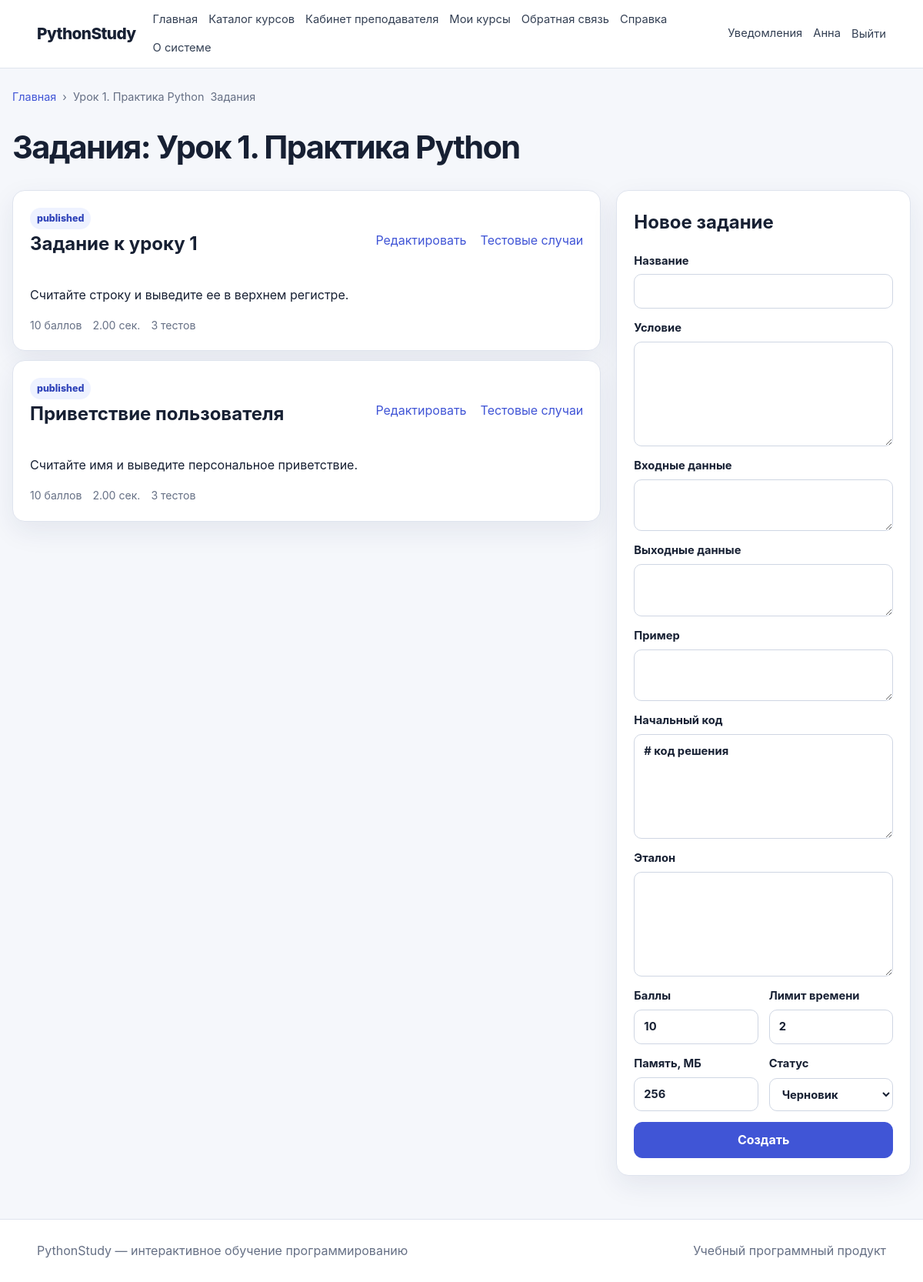
The page /teacher/lessons/1/tasks (signed in) on the database its author committed.
### app/models/user.py (models this page shows, shortened)
class User(UserMixin, TimestampMixin, db.Model):
    __tablename__ = "users"
    id = db.Column(db.BigInteger().with_variant(db.Integer, "sqlite"), primary_key=True)
    role_id = db.Column(db.BigInteger().with_variant(db.Integer, "sqlite"), db.ForeignKey("roles.id"), nullable=False)
    username = db.Column(db.String(80), unique=True, index=True)
    email = db.Column(db.String(255), unique=True, nullable=False, index=True)
    password_hash = db.Column(db.String(255), nullable=False)
    last_name = db.Column(db.String(100), nullable=False)
    first_name = db.Column(db.String(100), nullable=False)
    middle_name = db.Column(db.String(100))
    avatar_path = db.Column(db.String(500))
    status = db.Column(db.String(30), default="active", nullable=False, index=True)
    is_email_verified = db.Column(db.Boolean, default=False, nullable=False)
    last_login_at = db.Column(db.DateTime(timezone=True))
    role = db.relationship("Role", back_populates="users")
    taught_courses = db.relationship("Course", back_populates="teacher", foreign_keys="Course.teacher_id")
    enrollments = db.relationship("CourseEnrollment", back_populates="user", cascade="all, delete-orphan")
    lesson_progress = db.relationship("LessonProgress", back_populates="user", cascade="all, delete-orphan")
    submissions = db.relationship("Submission", back_populates="user", cascade="all, delete-orphan", foreign_keys="Submission.user_id")
    quiz_attempts = db.relationship("QuizAttempt", back_populates="user", cascade="all, delete-orphan")
    notifications = db.relationship("Notification", back_populates="user", cascade="all, delete-orphan")
    @property
    def is_active_account(self):
        return self.status == "active"
    @property
    def is_active(self):
        return self.is_active_account
    def has_role(self, *codes):
        return bool(self.role and self.role.code in codes)

### app/models/lesson.py (models this page shows)
class Lesson(TimestampMixin, db.Model):
    __tablename__ = "lessons"
    __table_args__ = (db.UniqueConstraint("module_id", "order_index", name="uq_lesson_order"),)
    id = db.Column(db.BigInteger().with_variant(db.Integer, "sqlite"), primary_key=True)
    module_id = db.Column(db.BigInteger().with_variant(db.Integer, "sqlite"), db.ForeignKey("course_modules.id"), nullable=False)
    title = db.Column(db.String(255), nullable=False)
    slug = db.Column(db.String(255), nullable=False)
    summary = db.Column(db.String(500))
    content = db.Column(db.Text, nullable=False)
    lesson_type = db.Column(db.String(30), default="theory", nullable=False)
    order_index = db.Column(db.Integer, nullable=False)
    estimated_minutes = db.Column(db.Integer, default=15, nullable=False)
    is_required = db.Column(db.Boolean, default=True, nullable=False)
    is_published = db.Column(db.Boolean, default=False, nullable=False)
    module = db.relationship("CourseModule", back_populates="lessons")
    materials = db.relationship("LessonMaterial", back_populates="lesson", cascade="all, delete-orphan", order_by="LessonMaterial.order_index")
    progress_records = db.relationship("LessonProgress", back_populates="lesson", cascade="all, delete-orphan")
    tasks = db.relationship("ProgrammingTask", back_populates="lesson", cascade="all, delete-orphan", order_by="ProgrammingTask.order_index")
    quizzes = db.relationship("Quiz", back_populates="lesson")

### app/models/task.py (models this page shows)
class ProgrammingTask(TimestampMixin, db.Model):
    __tablename__ = "programming_tasks"
    id = db.Column(db.BigInteger().with_variant(db.Integer, "sqlite"), primary_key=True)
    lesson_id = db.Column(db.BigInteger().with_variant(db.Integer, "sqlite"), db.ForeignKey("lessons.id"), nullable=False)
    created_by = db.Column(db.BigInteger().with_variant(db.Integer, "sqlite"), db.ForeignKey("users.id"), nullable=False)
    title = db.Column(db.String(255), nullable=False)
    slug = db.Column(db.String(255), nullable=False)
    description = db.Column(db.Text, nullable=False)
    input_description = db.Column(db.Text)
    output_description = db.Column(db.Text)
    examples = db.Column(db.Text)
    starter_code = db.Column(db.Text)
    reference_solution = db.Column(db.Text)
    difficulty = db.Column(db.String(30), default="beginner", nullable=False)
    points = db.Column(db.Integer, default=10, nullable=False)
    time_limit_seconds = db.Column(db.Numeric(5, 2), default=2, nullable=False)
    memory_limit_mb = db.Column(db.Integer, default=256, nullable=False)
    allowed_imports = db.Column(db.JSON)
    status = db.Column(db.String(30), default="draft", nullable=False)
    order_index = db.Column(db.Integer, default=1, nullable=False)
    is_required = db.Column(db.Boolean, default=True, nullable=False)
    lesson = db.relationship("Lesson", back_populates="tasks")
    author = db.relationship("User", foreign_keys=[created_by])
    test_cases = db.relationship("TaskTestCase", back_populates="task", cascade="all, delete-orphan", order_by="TaskTestCase.order_index")
    submissions = db.relationship("Submission", back_populates="task", cascade="all, delete-orphan")

### app/teacher/routes.py (the view, shortened to what this page needs)
@bp.route("/lessons/<int:lesson_id>/tasks", methods=["GET", "POST"])
@roles_required("teacher", "admin")
def lesson_tasks(lesson_id):
    lesson = Lesson.query.get_or_404(lesson_id)
    _own_course(lesson.module.course_id)
    return render_template("teacher/tasks.html", lesson=lesson, breadcrumbs=[("Главная", "public.index"), (lesson.title, None), ("Задания", None)])

### app/context_processors.py (called while the page is built)
def inject_global_context():
    return {
        "current_path": request.path,
        "is_authenticated": current_user.is_authenticated,
    }

### app/teacher/routes.py (called while the page is built)
def _own_course(course_id):
    query = Course.query.filter_by(id=course_id)
    if not current_user.has_role("admin"):
        query = query.filter_by(teacher_id=current_user.id)
    return query.first_or_404()

### app/templates/teacher/tasks.html (shortened to what this page needs)
{% extends 'base.html' %}
{% block content %}
  <div class="page-title">
    <h1>Задания: {{ lesson.title }}</h1>
  </div>
  <div class="split">
    <section class="stack">
      {% for task in lesson.tasks %}
        <article class="panel">
          <div class="section-heading">
            <div>
              <span class="badge">{{ task.status }}</span>
              <h2>{{ task.title }}</h2>
            </div>
            <div class="actions">
              <a href="{{ url_for('teacher.task_edit', task_id=task.id) }}">Редактировать</a>
              <a href="{{ url_for('teacher.test_cases', task_id=task.id) }}">Тестовые случаи</a>
            </div>
          </div>
          <p>{{ task.description }}</p>
          <div class="meta">
            <span>{{ task.points }} баллов</span>
            <span>{{ task.time_limit_seconds }} сек.</span>
            <span>{{ task.test_cases|length }} тестов</span>
          </div>
        </article>
      {% else %}
        <div class="empty">Заданий нет.</div>
      {% endfor %}
    </section>
    <aside class="panel">
      <h2>Новое задание</h2>
      <form method="post">
        <label>
          Название
          <input name="title" required>
        </label>
        <label>
          Условие<textarea name="description" rows="5" required></textarea>
        </label>
        <label>
          Входные данные<textarea name="input_description"></textarea>
        </label>
        <label>
          Выходные данные<textarea name="output_description"></textarea>
        </label>
        <label>
          Пример<textarea name="examples"></textarea>
        </label>
        <label>
          Начальный код<textarea name="starter_code" rows="5"># код решения</textarea>
        </label>
        <label>
          Эталон<textarea name="reference_solution" rows="5"></textarea>
        </label>
        <div class="form-grid">
          <label>
            Баллы
            <input type="number" name="points" value="10">
          </label>
          <label>
            Лимит времени
            <input type="number" step="0.1" name="time_limit_seconds" value="2">
          </label>
          <label>
            Память, МБ
            <input type="number" name="memory_limit_mb" value="256">
          </label>
          <label>
            Статус
            <select name="status">
              <option value="draft">Черновик</option>
            </select>
          </label>
        </div>
        <button class="button">Создать</button>
      </form>
    </aside>
  </div>
{% endblock %}

### app/templates/base.html (shortened to what this page needs)
<!DOCTYPE html>
<html lang="ru">
  <head>
    <link rel="stylesheet" href="{{ url_for('static', filename='css/main.css') }}">
    <link rel="stylesheet" href="{{ url_for('static', filename='css/responsive.css') }}">
  </head>
  <body>
    <header class="topbar">
      <a class="brand" href="{{ url_for('public.index') }}">PythonStudy</a>
      <nav class="main-nav" aria-label="Основное меню">
        <a href="{{ url_for('public.index') }}">Главная</a>
        <a href="{{ url_for('public.courses') }}">Каталог курсов</a>
        {% if current_user.is_authenticated and current_user.has_role('student') %}
          <a href="{{ url_for('student.dashboard') }}">Личный кабинет</a>
          <a href="{{ url_for('student.my_courses') }}">Мои курсы</a>
          <a href="{{ url_for('student.submissions') }}">Решения</a>
          <a href="{{ url_for('student.quiz_attempts') }}">Тесты</a>
          <a href="{{ url_for('student.progress') }}">Прогресс</a>
          <a href="{{ url_for('student.achievements') }}">Достижения</a>
        {% elif current_user.is_authenticated and current_user.has_role('teacher') %}
          <a href="{{ url_for('teacher.dashboard') }}">Кабинет преподавателя</a>
          <a href="{{ url_for('teacher.courses') }}">Мои курсы</a>
        {% elif current_user.is_authenticated and current_user.has_role('admin') %}
          <a href="{{ url_for('admin.dashboard') }}">Администрирование</a>
          <a href="{{ url_for('admin.users') }}">Пользователи</a>
          <a href="{{ url_for('admin.settings') }}">Настройки</a>
        {% endif %}
        <a href="{{ url_for('public.feedback') }}">Обратная связь</a>
        <a href="{{ url_for('public.help_page') }}">Справка</a>
        <a href="{{ url_for('public.about') }}">О системе</a>
      </nav>
      <div class="auth-zone">
        {% if current_user.is_authenticated %}
          <a href="{{ url_for('student.notifications') }}">Уведомления</a>
          <a href="{{ url_for('student.profile') }}">{{ current_user.first_name }}</a>
          <form method="post" action="{{ url_for('auth.logout') }}" class="inline-form">
            <button class="link-button" type="submit">Выйти</button>
          </form>
        {% else %}
          <a href="{{ url_for('auth.login') }}">Войти</a>
          <a class="button small" href="{{ url_for('auth.register') }}">Регистрация</a>
        {% endif %}
      </div>
    </header>
    <main class="page-shell">
      {% include 'partials/breadcrumbs.html' %}
      {% block content %}{% endblock %}
    </main>
    <footer class="footer">
      <div>PythonStudy — интерактивное обучение программированию</div>
      <div>Учебный программный продукт</div>
    </footer>
  </body>
</html>

### app/templates/partials/breadcrumbs.html
{% if breadcrumbs %}
  <nav class="breadcrumbs" aria-label="Хлебные крошки">
    {% for item in breadcrumbs %}
      {% if not loop.last and item[1] %}
        {% if item[1] is string %}
          <a href="{{ url_for(item[1]) }}">{{ item[0] }}</a>
        {% else %}
          <a href="{{ item[1]() }}">{{ item[0] }}</a>
        {% endif %}
        <span>›</span>
      {% else %}
        <span aria-current="page">{{ item[0] }}</span>
      {% endif %}
    {% endfor %}
  </nav>
{% endif %}

### app/static/css/main.css (style rules this page uses)
:root { --bg: #f5f7fb; --surface: #ffffff; --surface-soft: #eef2ff; --text: #172033; --muted: #667085; --line: #dfe4ee; --primary: #4055d6; --primary-dark: #2f43b9; --success: #18794e; --danger: #b42318; --warning: #a15c00; --radius: 16px; --shadow: 0 12px 35px rgba(27, 39, 94, 0.08); }
* { box-sizing: border-box; }
html { scroll-behavior: smooth; }
body { margin: 0; font-family: Inter, -apple-system, BlinkMacSystemFont, "Segoe UI", sans-serif; color: var(--text); background: var(--bg); line-height: 1.55; }
a { color: var(--primary); text-decoration: none; }
button, input, textarea, select { font: inherit; }
button { cursor: pointer; }
.topbar { position: sticky; top: 0; z-index: 20; display: grid; grid-template-columns: auto 1fr auto; align-items: center; gap: 22px; padding: 14px 4vw; background: rgba(255,255,255,.96); border-bottom: 1px solid var(--line); backdrop-filter: blur(14px); }
.brand { font-size: 1.3rem; font-weight: 850; color: var(--text); letter-spacing: -.03em; }
.main-nav, .auth-zone { display: flex; align-items: center; gap: 14px; flex-wrap: wrap; }
.main-nav a, .auth-zone a, .link-button { color: #344054; font-size: .92rem; }
.auth-zone { justify-content: flex-end; }
.inline-form { display: inline; margin: 0; }
.link-button { border: 0; background: transparent; padding: 0; }
.page-shell { width: min(1180px, calc(100% - 32px)); margin: 0 auto; min-height: calc(100vh - 160px); padding: 26px 0 56px; }
.footer { display: flex; justify-content: space-between; gap: 16px; padding: 28px 4vw; color: var(--muted); background: #fff; border-top: 1px solid var(--line); }
.breadcrumbs { display: flex; align-items: center; gap: 8px; margin-bottom: 22px; color: var(--muted); font-size: .9rem; overflow-x: auto; white-space: nowrap; }
.button { display: inline-flex; align-items: center; justify-content: center; gap: 8px; border: 1px solid var(--primary); border-radius: 11px; padding: 10px 16px; background: var(--primary); color: #fff; font-weight: 700; text-decoration: none; transition: .15s ease; }
.actions, .page-title, .section-heading, .dashboard-header { display: flex; align-items: center; justify-content: space-between; gap: 18px; }
.actions { justify-content: flex-start; flex-wrap: wrap; }
.page-title { margin-bottom: 24px; }
.page-title h1, .dashboard-header h1 { margin: 0; font-size: clamp(1.8rem, 4vw, 2.6rem); letter-spacing: -.04em; }
.badge { display: inline-flex; width: fit-content; padding: 4px 9px; border-radius: 999px; background: var(--surface-soft); color: var(--primary-dark); font-size: .78rem; font-weight: 800; }
.meta { display: flex; gap: 14px; flex-wrap: wrap; color: var(--muted); font-size: .88rem; }
.feature-grid article, .panel { padding: 22px; border: 1px solid var(--line); border-radius: var(--radius); background: var(--surface); box-shadow: var(--shadow); }
.feature-grid h3, .panel h2 { margin-top: 0; }
form { display: grid; gap: 14px; }
label { display: grid; gap: 6px; font-weight: 700; font-size: .92rem; }
input, textarea, select { width: 100%; padding: 10px 12px; border: 1px solid #cfd6e3; border-radius: 10px; background: #fff; color: var(--text); outline: none; }
textarea { resize: vertical; }
.form-grid { display: grid; grid-template-columns: repeat(2, 1fr); gap: 14px; }
.simple-list, .button-stack, .stack, .progress-list, .notification-list, .test-results { display: grid; gap: 12px; }
.split { display: grid; grid-template-columns: minmax(0, 1.6fr) minmax(280px, .8fr); gap: 20px; align-items: start; }

### rows shown on the page
User: first_name "Анна"
Lesson: title "Урок 1. Практика Python"
ProgrammingTask: status "published", title "Задание к уроку 1", description "Считайте строку и выведите ее в верхнем регистре.", points "10", time_limit_seconds "2.00", test_cases|length "3"
ProgrammingTask: status "published", title "Приветствие пользователя", description "Считайте имя и выведите персональное приветствие.", points "10", time_limit_seconds "2.00", test_cases|length "3"

### other values the page prints
{{ item[0] }} "Главная"
{{ item[0] }} "Задания"
